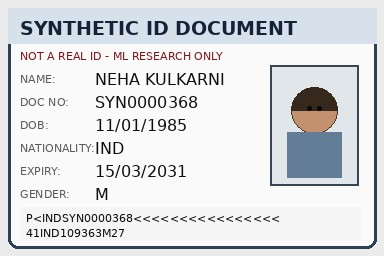
#> input picture SIH2026/SIH26188_tampering_starter_dataset/test/genuine/00368.jpg, 384 x 256 px
$ python -i document_preprocessor.py   (imports and definitions only)
#> lines starting #> are read from the running program, lines starting #| are printed output that depends on the picture
#> further down, picture is the input picture: PIL image 384x256 RGB; mean R, G, B 218.1, 220.2, 222.8
"""Document Preprocessing, Perspective Normalization, and Multi-Region Segmentation.
"""
import cv2
import numpy as np
from PIL import Image, ImageEnhance, ImageFilter
from typing import Tuple, Dict, Any, Optional

def enhance_document_image(image: Image.Image) -> Image.Image:
    """Applies adaptive contrast enhancement and edge sharpening for crisp OCR."""
    img_np = np.array(image.convert("RGB"))

    lab = cv2.cvtColor(img_np, cv2.COLOR_RGB2LAB)
#> lab: shape (256, 384, 3); mean of channels 0, 1, 2 222.2, 127.9, 126.4
    l, a, b = cv2.split(lab)
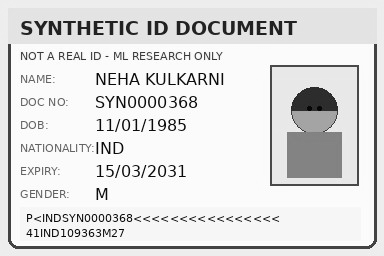
#> l: shape (256, 384); min 0, max 255, mean 222.2
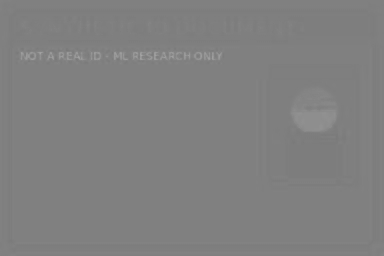
#> a: shape (256, 384); min 121, max 165, mean 127.9
    clahe = cv2.createCLAHE(clipLimit=2.0, tileGridSize=(8, 8))
    cl = clahe.apply(l)
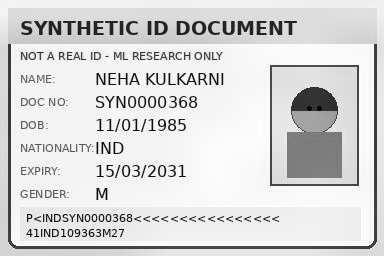
#> cl: shape (256, 384); min 1, max 255, mean 215.4
    limg = cv2.merge((cl, a, b))
#> limg: shape (256, 384, 3); mean of channels 0, 1, 2 215.4, 127.9, 126.4
    enhanced_np = cv2.cvtColor(limg, cv2.COLOR_LAB2RGB)
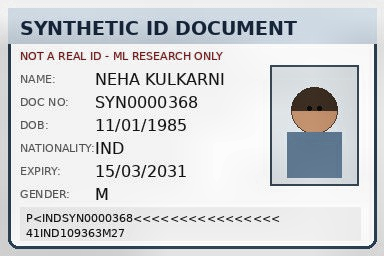
#> enhanced_np: shape (256, 384, 3); mean R, G, B 210.8, 213, 215.5

    enhanced_img = Image.fromarray(enhanced_np)
    return enhanced_img.filter(ImageFilter.UnsharpMask(radius=1.5, percent=120, threshold=3))
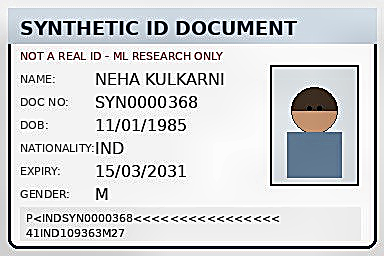
#> returned value: PIL image 384x256 RGB; mean R, G, B 210.6, 211.8, 213.5

def extract_document_rois(image: Image.Image) -> Dict[str, Image.Image]:
    """Segments standardized identity document into functional ROIs.

    Returns:
        dict containing:
          - portrait: facial photo crop
          - visual_zone: printed textual fields
          - mrz: machine readable zone
          - stamp: official seal / stamp region
    """
    w, h = image.size

    # Normalized layout anchors (ICAO Doc 9303 / Standard ID cards)
    # Portrait: Exact standard photo region
    portrait_crop = image.crop((40, 85, 180, 265))

    # Visual Inspection Zone: Middle band
    viz_crop = image.crop((220, 85, w - 20, 360))

    # Stamp Zone: Bottom right of main body
    stamp_crop = image.crop((w - 170, 220, w - 60, 330))

    # MRZ: Bottom band
    mrz_crop = image.crop((0, h - 120, w, h))

    return {
        "portrait": portrait_crop,
        "visual_zone": viz_crop,
        "stamp": stamp_crop,
        "mrz": mrz_crop,
    }

>>> from PIL import Image
>>> picture = Image.open('../../SIH26188_tampering_starter_dataset/test/genuine/00368.jpg')
>>> result = enhance_document_image(picture)
